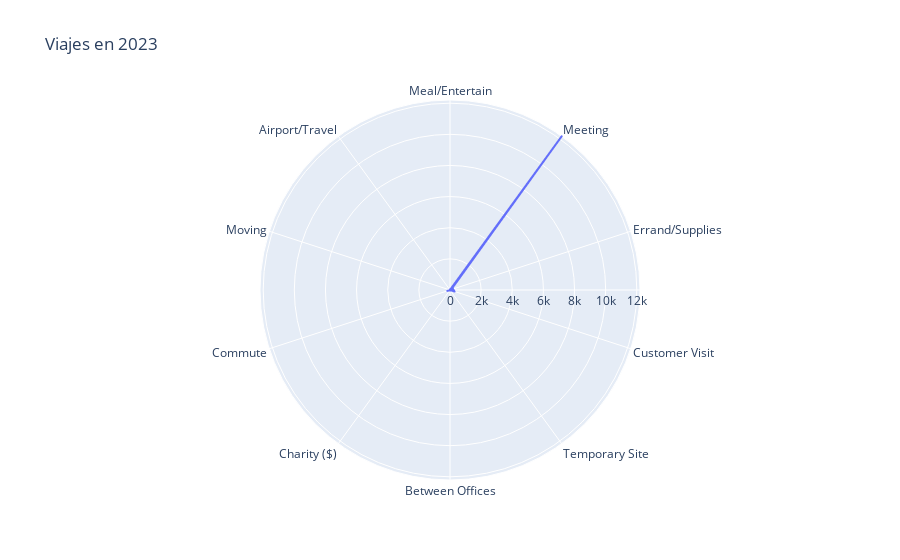

Notebook cell for this chart:
### Code cell
# Selecciona las columnas específicas que deseas utilizar
selected_columns = ['MILES', 'PURPOSE']
df_selected = df[selected_columns]

# Crea el gráfico de araña utilizando Plotly Express
fig = px.line_polar(df_selected, r='MILES', theta='PURPOSE', line_close=True, title='Viajes en 2023')

# Configura el modo de interacción al pasar el ratón
fig.update_layout(hovermode='x')

# Muestra el gráfico
fig.show()

### Figure 1 — Plotly figure (JSON) as saved in the notebook; plotly's stock layout.template omitted (floating-point values rounded to 4 significant figures; data arrays with more than 128 entries replaced by an {"elided": "..."} marker saying what was removed)
{"data": [{"hovertemplate": "MILES=%{r}<br>PURPOSE=%{theta}<extra></extra>", "legendgroup": "", "line": {"color": "#636efa", "dash": "solid"}, "marker": {"symbol": "circle"}, "mode": "lines", "name": "", "r": {"elided": "1157 float values"}, "showlegend": false, "subplot": "polar", "theta": {"elided": "1157 str values"}, "type": "scatterpolargl"}], "layout": {"hovermode": "x", "legend": {"tracegroupgap": 0}, "polar": {"angularaxis": {"direction": "clockwise", "rotation": 90}, "domain": {"x": [0, 1], "y": [0, 1]}}, "title": {"text": "Viajes en 2023"}}}
